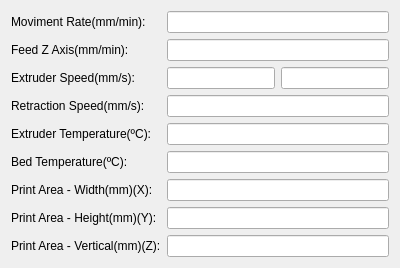
        <widget class="QWidget" name="Print_Config">
         <attribute name="title">
          <string>Printer Specs</string>
         </attribute>
         <layout class="QGridLayout" name="gridLayout_2">
          <item row="0" column="0">
           <widget class="QLabel" name="lb_RateMoviment">
            <property name="text">
             <string>Moviment Rate(mm/min):</string>
            </property>
           </widget>
          </item>
          <item row="0" column="1" colspan="2">
           <widget class="QLineEdit" name="tb_RateMoviment"/>
          </item>
          <item row="1" column="0">
           <widget class="QLabel" name="lb_Feed_Z">
            <property name="text">
             <string>Feed Z Axis(mm/min):</string>
            </property>
           </widget>
          </item>
          <item row="1" column="1" colspan="2">
           <widget class="QLineEdit" name="tb_FeedZ"/>
          </item>
          <item row="2" column="0">
           <widget class="QLabel" name="lb_ExtruderV">
            <property name="text">
             <string>Extruder Speed(mm/s):</string>
            </property>
           </widget>
          </item>
          <item row="2" column="1">
           <widget class="QLineEdit" name="tb_ExtrusorSpeed_mm"/>
          </item>
          <item row="2" column="2">
           <widget class="QLineEdit" name="tb_ExtruderSpeed_Sec"/>
          </item>
          <item row="3" column="0">
           <widget class="QLabel" name="lg_Velocity_R">
            <property name="text">
             <string>Retraction Speed(mm/s):</string>
            </property>
           </widget>
          </item>
          <item row="3" column="1" colspan="2">
           <widget class="QLineEdit" name="tb_SpeedRetraction"/>
          </item>
          <item row="4" column="0">
           <widget class="QLabel" name="lb_Extruder_Temper">
            <property name="text">
             <string>Extruder Temperature(ºC):</string>
            </property>
           </widget>
          </item>
          <item row="4" column="1" colspan="2">
           <widget class="QLineEdit" name="tb_ExtruderTemperature"/>
          </item>
          <item row="5" column="0">
           <widget class="QLabel" name="lb_TableTemperature">
            <property name="text">
             <string>Bed Temperature(ºC):</string>
            </property>
           </widget>
          </item>
          <item row="5" column="1" colspan="2">
           <widget class="QLineEdit" name="tb_Table_Temperature"/>
          </item>
          <item row="6" column="0">
           <widget class="QLabel" name="lb_areax">
            <property name="text">
             <string>Print Area - Width(mm)(X):</string>
            </property>
           </widget>
          </item>
          <item row="6" column="1" colspan="2">
           <widget class="QLineEdit" name="tb_AreaPrint_X"/>
          </item>
          <item row="7" column="0">
           <widget class="QLabel" name="lb_areay">
            <property name="text">
             <string>Print Area - Height(mm)(Y):</string>
            </property>
           </widget>
          </item>
          <item row="7" column="1" colspan="2">
           <widget class="QLineEdit" name="tb_AreaPrint_Y"/>
          </item>
          <item row="8" column="0">
           <widget class="QLabel" name="lb_areaz">
            <property name="text">
             <string>Print Area - Vertical(mm)(Z):</string>
            </property>
           </widget>
          </item>
          <item row="8" column="1" colspan="2">
           <widget class="QLineEdit" name="tb_AreaPrint_Z"/>
          </item>
         </layout>
        </widget>
